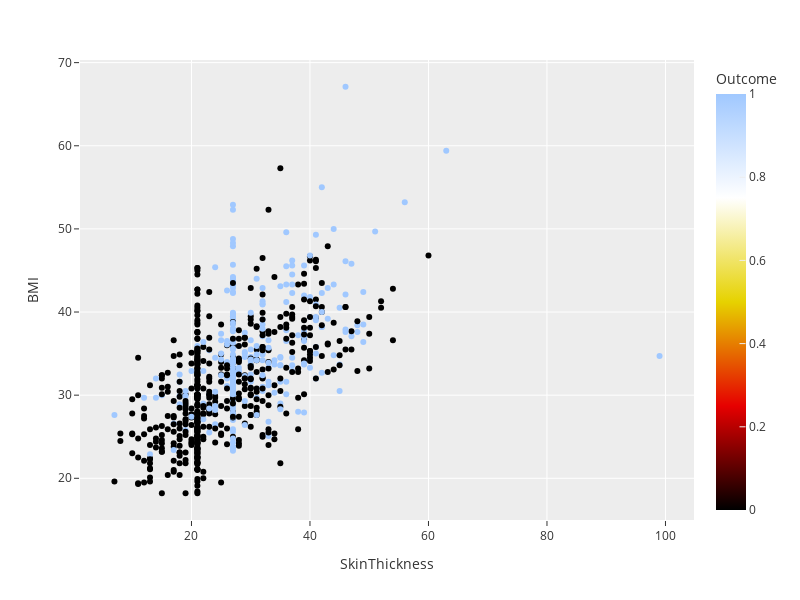

Notebook source saved alongside this figure:
### Code cell
df.loc[:,'N4']=1
df.loc[(df['Glucose']<=105) & (df['BloodPressure']<=80),'N4']=0
df.loc[(df['Glucose']<=105) & (df['BloodPressure']>83),'N4']=0 #extra 
df.loc[:,'N5']=1
df.loc[(df['SkinThickness']<=20) ,'N5']=0
plot_data(df,"SkinThickness","BMI","Outcome")

### Figure 1 — Plotly figure (JSON) as saved in the notebook; plotly's stock layout.template omitted (floating-point values rounded to 4 significant figures; data arrays with more than 128 entries replaced by an {"elided": "..."} marker saying what was removed)
{"data": [{"hovertemplate": "SkinThickness=%{x}<br>BMI=%{y}<br>Outcome=%{marker.color}<extra></extra>", "legendgroup": "", "marker": {"color": {"elided": "768 int values"}, "coloraxis": "coloraxis", "symbol": "circle"}, "mode": "markers", "name": "", "orientation": "v", "showlegend": false, "type": "scatter", "x": {"elided": "768 int values"}, "xaxis": "x", "y": {"elided": "768 float values"}, "yaxis": "y"}], "layout": {"coloraxis": {"colorbar": {"title": {"text": "Outcome"}}, "colorscale": [[0, "rgb(0, 0, 0)"], [0.25, "rgb(230,0,0)"], [0.5, "rgb(230,210,0)"], [0.75, "rgb(255,255,255)"], [1, "rgb(160,200,255)"]]}, "height": 600, "legend": {"tracegroupgap": 0}, "margin": {"t": 60}, "width": 800, "xaxis": {"anchor": "y", "autorange": true, "domain": [0, 1], "range": [1.183, 104.8], "title": {"text": "SkinThickness"}, "type": "linear"}, "yaxis": {"anchor": "x", "autorange": true, "domain": [0, 1], "range": [14.98, 70.32], "title": {"text": "BMI"}, "type": "linear"}}}
